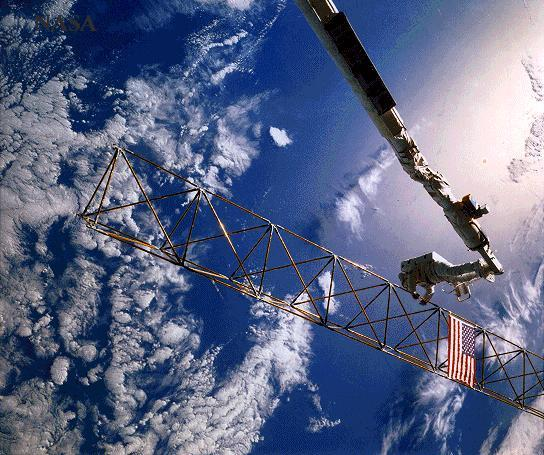
//> input picture astronaut.jpg, 544 x 455 px
$ ./q5 astronaut.jpg 100 100 100 100   (built with g++ and OpenCV 4)
//> lines starting //> are read from the running program, lines starting //| are printed output that depends on the picture
### HW3.h
/*
Tim Schisler
University of Missouri - St. Louis
CS 5420 Fall 2018
Assignment 3: Image Enhancement in Spatial Domain
10/24/2018
*/
/*
  HW3.H: header file for functions used in Assignment 3 answer sources.
*/

### q5.cpp
/*
Tim Schisler
University of Missouri - St. Louis
CS 5420 Fall 2018
Assignment 3: Image Enhancement in Spatial Domain
11/03/2018
*/
/*
  Q5.CPP: performs histogram equalization on a region of interest
*/

#include <iostream>
#include <vector>
#include <opencv2/core/core.hpp>
#include <opencv2/imgproc/imgproc.hpp>
#include <opencv2/highgui/highgui.hpp>
#include <opencv2/video/tracking.hpp> //for selectROI()
#include "HW3.h"

const char * DISPLAY = "Histogram Equalized ROI";

int main(int argc, char *argv[]) {

  //Command line argument processing
  if(argc != 6) {
    std::cerr << "Usage: " << argv[0] << " imgfile x y width height" << std::endl;
    return -1;
  }

  cv::Mat img = cv::imread ( argv[1], cv::IMREAD_ANYCOLOR );
//> img is the input picture: 455 rows x 544 cols, CV_8UC3; mean B, G, R 133.3, 101.4, 91
  if ( img.empty() ) {
    std::cerr << "Unable to open picture file " << argv[1] << std::endl;
    return -1;
  }

  int x = atoi(argv[2]),
      y = atoi(argv[3]),
      width = atoi(argv[4]),
      height = atoi(argv[5]);
//> x = 100; y = 100; width = 100; height = 100
  if(x >= img.cols || y >= img.rows) {
    std::cerr << "ROI start point out of bounds" << std::endl
	    << argv[1] << ": " << img.cols << "x" << img.rows << std::endl;
	return -1;
  }
  if(img.cols - x < width) width = img.cols - x;
  if(img.rows - y < height) height = img.rows - y;


  //Select the region of interest and apply histogram equalization to it.
  cv::Rect roiRect(x, y, width, height);
//> roiRect = Rect(100, 100, 100, 100)
  std::vector<cv::Mat> roiMat;
  roiMat.push_back( img(roiRect) );
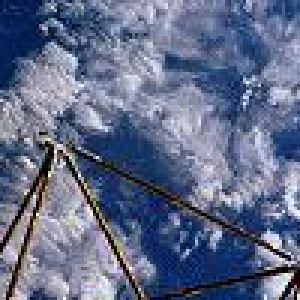
//> roiMat[0]: 100 rows x 100 cols, CV_8UC3 (shown 3 times larger); mean B, G, R 137.2, 108.1, 97.9
  int c;
//> (the run ends here: the program needs code that is not available in this run, at `histEq(&roiMat[0], &roiMat, &c);`)
